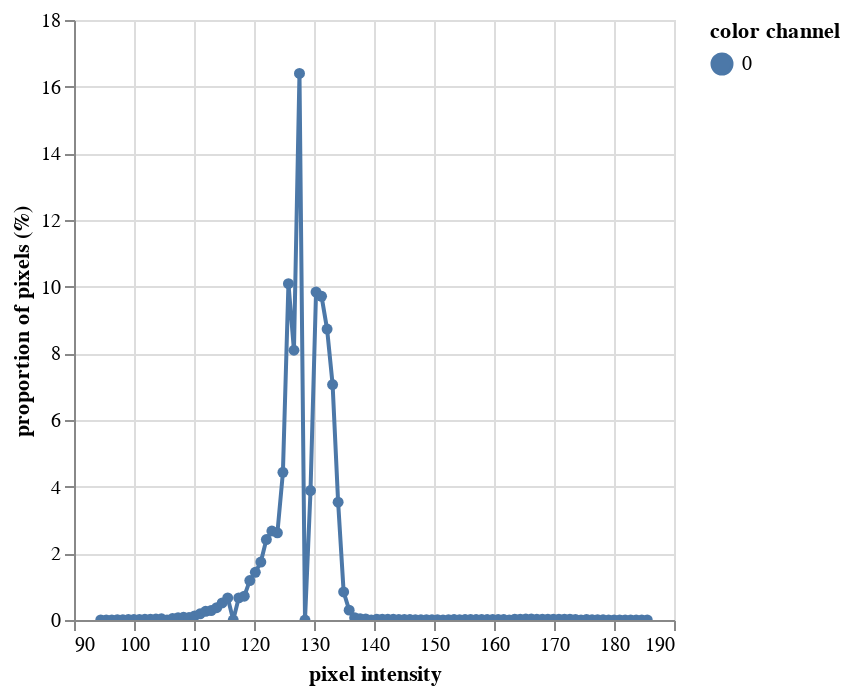
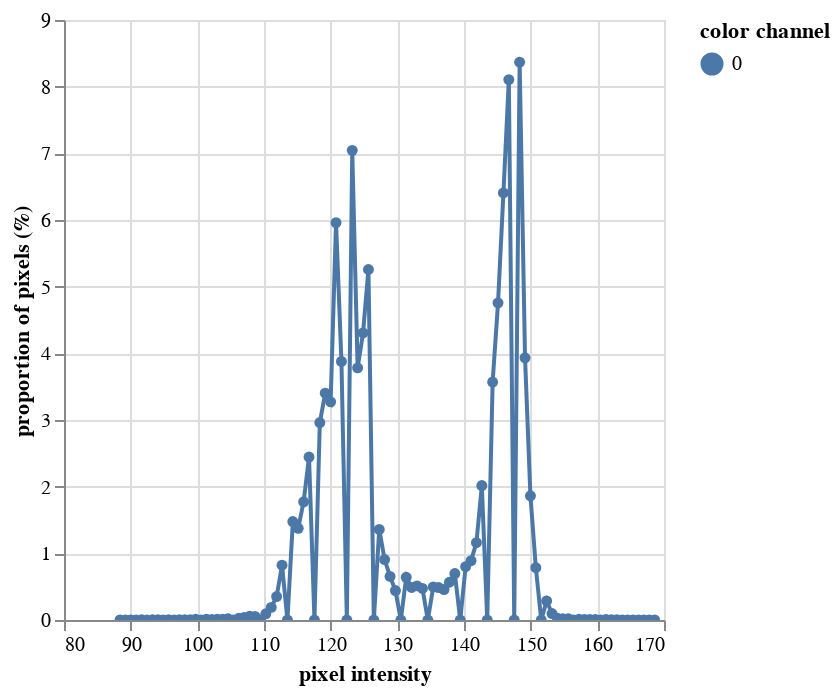
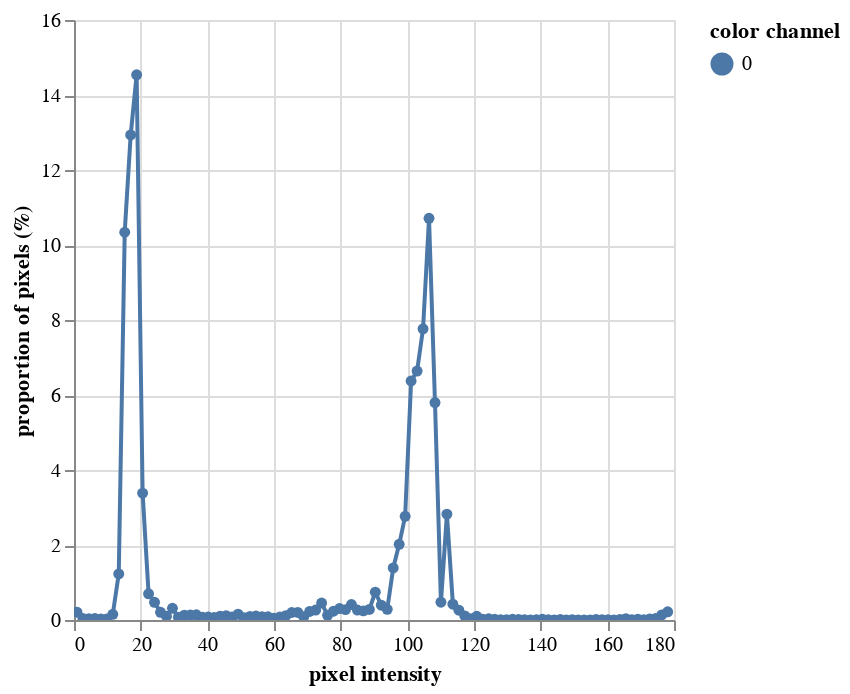
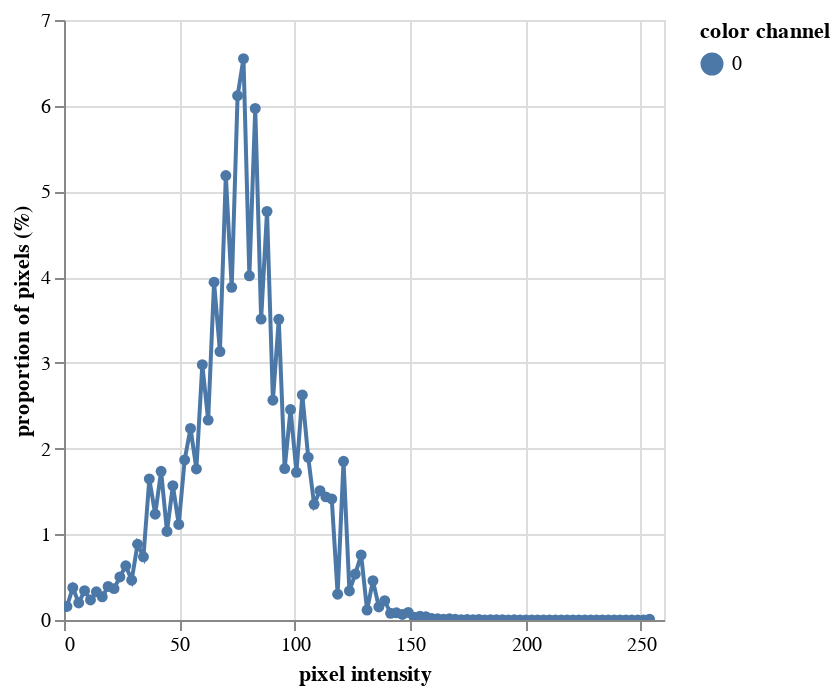

The cell these charts' notebook holds for them, in order:
### Code cell
his_figureA, hist_dataA = pcv.visualize.histogram(a, hist_data=True)
his_figureB, hist_dataB = pcv.visualize.histogram(b, hist_data=True)
his_figureH, hist_dataH = pcv.visualize.histogram(h, hist_data=True)
his_figureS, hist_dataS = pcv.visualize.histogram(s, hist_data=True)
his_figureV, hist_dataV = pcv.visualize.histogram(v, hist_data=True)
